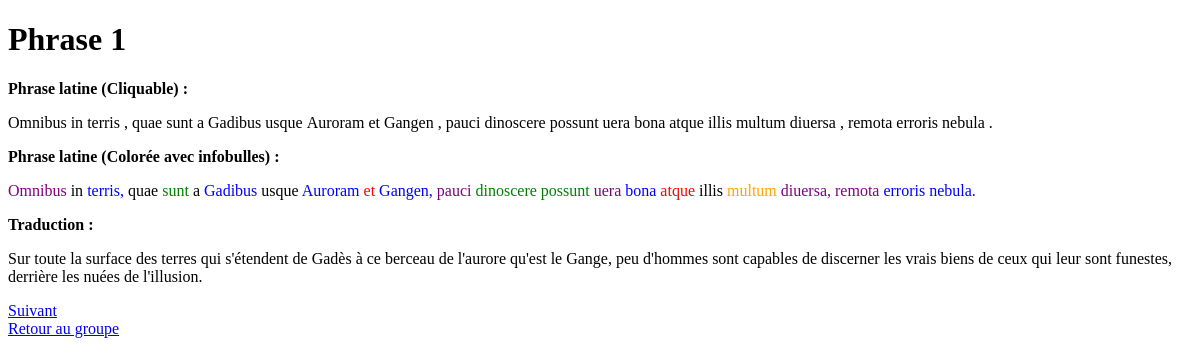
The app's page /phrase/1 with its own data.
### main.py (models this page shows)
class GrammaticalAnalysis(Base):
    __tablename__ = "grammatical_analysis"
    id = Column(Integer, primary_key=True, index=True)
    latin = Column(String, index=True)
    categorie = Column(String)
    fonction = Column(String)
    relation = Column(String)
    racine = Column(String)
    sens = Column(String)
    derive = Column(String)

### main.py (the view)
@app.get("/phrase/{numero_phrase}", response_class=HTMLResponse)
def afficher_phrase(request: Request, numero_phrase: int):
    if numero_phrase < 1 or numero_phrase > len(phrases_latines):
        raise HTTPException(status_code=404, detail="Phrase non trouvée")
    phrase = phrases_latines[numero_phrase - 1]
    phrase_modifiee = rendre_mots_avec_bulles(phrase)
    phrase_colorée = colorer_mots_par_categorie(phrase)
    traduction = traductions[numero_phrase - 1] if numero_phrase - 1 < len(traductions) else "Traduction indisponible"
    return templates.TemplateResponse("phrase.html", {
        "request": request,
        "phrase": phrase_modifiee,
        "phrase_coloree": phrase_colorée,
        "numero_phrase": numero_phrase,
        "total_phrases": len(phrases_latines),  # Ajout de cette ligne
        "traduction": traduction
    })

### app/templates/phrase.html (shortened to what this page needs)
<!DOCTYPE html>
<html lang="fr">
<head>
</head>
<body>
    <h1>Phrase {{ numero_phrase }}</h1>
    <p><strong>Phrase latine (Cliquable) :</strong></p>
    <p>{{ phrase | safe }}</p>
    <p><strong>Phrase latine (Colorée avec infobulles) :</strong></p>
    <p class="phrase">
        {{ phrase_coloree | safe }}
    </p>
    <p><strong>Traduction :</strong></p>
    <p>{{ traduction }}</p>
    <div>
        {% if numero_phrase < total_phrases %}
            <a href="/phrase/{{ numero_phrase + 1 }}">Suivant</a>
        {% endif %}
    </div>
    <a href="/groupe/1">Retour au groupe</a>
</body>
</html>

### app/templates/phrase.html (style rules this page uses)
.tooltip-container { position: relative; display: inline-block; cursor: pointer; }

### records on screen
GrammaticalAnalysis: latin "Omnibus in terris , quae sunt a Gadibus usque Auroram et Gangen , pauci dinoscere possunt uera bona atque illis multum diuersa , remota erroris nebula .", latin "Omnibus in terris, quae sunt a Gadibus usque Auroram et Gangen, pauci dinoscere possunt uera bona atque illis multum diuersa, remota erroris nebula."

### other values on screen
{{ numero_phrase }} "1"
